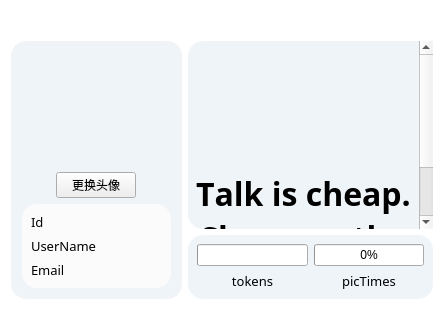
<?xml version="1.0" encoding="UTF-8"?>
<ui version="4.0">
 <class>UserInfoWindow</class>
 <widget class="QWidget" name="UserInfoWindow">
  <property name="geometry">
   <rect>
    <x>0</x>
    <y>0</y>
    <width>444</width>
    <height>310</height>
   </rect>
  </property>
  <property name="windowTitle">
   <string>Form</string>
  </property>
  <property name="styleSheet">
   <string notr="true">#UserInfoWindow {
background-color: white;
}

/* 左frame */
#left_frame {
border: 2px solid #f2f3f6;
border-radius: 15px;
background-color: #eff4f9;
}
/* 用户信息frame */
#info_frame {
border-radius: 15px;
background-color: #fbfbfc;
}
#info_frame:hover {
border: 2px solid #009faa;
}
/* 显示用户剩余的token和picTimes的frame */
#sub_info_frame {
border-radius: 15px;
background-color: #eff4f9;
}
#sub_info_frame:hover {
border: 2px solid #009faa;
}
/* 个性化签名frame */
#textBrowser {
border-radius: 15px;
background-color: #eff4f9;
}</string>
  </property>
  <layout class="QVBoxLayout" name="verticalLayout_2">
   <item>
    <spacer name="horizontalSpacer_3">
     <property name="orientation">
      <enum>Qt::Horizontal</enum>
     </property>
     <property name="sizeHint" stdset="0">
      <size>
       <width>40</width>
       <height>30</height>
      </size>
     </property>
    </spacer>
   </item>
   <item>
    <layout class="QHBoxLayout" name="horizontalLayout_2">
     <item>
      <layout class="QVBoxLayout" name="verticalLayout_3">
       <item>
        <widget class="QFrame" name="left_frame">
         <property name="frameShape">
          <enum>QFrame::StyledPanel</enum>
         </property>
         <property name="frameShadow">
          <enum>QFrame::Raised</enum>
         </property>
         <layout class="QVBoxLayout" name="verticalLayout_4">
          <item>
           <layout class="QHBoxLayout" name="horizontalLayout_3">
            <item>
             <spacer name="horizontalSpacer_2">
              <property name="orientation">
               <enum>Qt::Horizontal</enum>
              </property>
              <property name="sizeHint" stdset="0">
               <size>
                <width>40</width>
                <height>20</height>
               </size>
              </property>
             </spacer>
            </item>
            <item>
             <spacer name="verticalSpacer_2">
              <property name="orientation">
               <enum>Qt::Vertical</enum>
              </property>
              <property name="sizeHint" stdset="0">
               <size>
                <width>20</width>
                <height>40</height>
               </size>
              </property>
             </spacer>
            </item>
            <item>
             <widget class="AvatarWidget" name="avatar"/>
            </item>
            <item>
             <spacer name="verticalSpacer">
              <property name="orientation">
               <enum>Qt::Vertical</enum>
              </property>
              <property name="sizeHint" stdset="0">
               <size>
                <width>20</width>
                <height>40</height>
               </size>
              </property>
             </spacer>
            </item>
            <item>
             <spacer name="horizontalSpacer">
              <property name="orientation">
               <enum>Qt::Horizontal</enum>
              </property>
              <property name="sizeHint" stdset="0">
               <size>
                <width>40</width>
                <height>20</height>
               </size>
              </property>
             </spacer>
            </item>
           </layout>
          </item>
          <item>
           <layout class="QHBoxLayout" name="horizontalLayout">
            <item>
             <spacer name="horizontalSpacer_4">
              <property name="orientation">
               <enum>Qt::Horizontal</enum>
              </property>
              <property name="sizeHint" stdset="0">
               <size>
                <width>40</width>
                <height>20</height>
               </size>
              </property>
             </spacer>
            </item>
            <item>
             <widget class="PushButton" name="change_avatar_button">
              <property name="text">
               <string>更换头像</string>
              </property>
             </widget>
            </item>
            <item>
             <spacer name="horizontalSpacer_5">
              <property name="orientation">
               <enum>Qt::Horizontal</enum>
              </property>
              <property name="sizeHint" stdset="0">
               <size>
                <width>40</width>
                <height>20</height>
               </size>
              </property>
             </spacer>
            </item>
           </layout>
          </item>
          <item>
           <layout class="QVBoxLayout" name="verticalLayout_5">
            <item>
             <widget class="QFrame" name="info_frame">
              <property name="frameShape">
               <enum>QFrame::StyledPanel</enum>
              </property>
              <property name="frameShadow">
               <enum>QFrame::Raised</enum>
              </property>
              <layout class="QVBoxLayout" name="verticalLayout_7">
               <item>
                <widget class="QLabel" name="id_label">
                 <property name="font">
                  <font>
                   <family>微软雅黑</family>
                   <pointsize>10</pointsize>
                  </font>
                 </property>
                 <property name="text">
                  <string>Id</string>
                 </property>
                </widget>
               </item>
               <item>
                <widget class="QLabel" name="user_name_label">
                 <property name="font">
                  <font>
                   <family>微软雅黑</family>
                   <pointsize>10</pointsize>
                  </font>
                 </property>
                 <property name="text">
                  <string>UserName</string>
                 </property>
                </widget>
               </item>
               <item>
                <widget class="QLabel" name="email_label">
                 <property name="font">
                  <font>
                   <family>微软雅黑</family>
                   <pointsize>10</pointsize>
                  </font>
                 </property>
                 <property name="text">
                  <string>Email</string>
                 </property>
                </widget>
               </item>
              </layout>
             </widget>
            </item>
           </layout>
          </item>
         </layout>
        </widget>
       </item>
      </layout>
     </item>
     <item>
      <layout class="QVBoxLayout" name="verticalLayout">
       <item>
        <layout class="QVBoxLayout" name="verticalLayout_6">
         <item>
          <widget class="QTextBrowser" name="textBrowser">
           <property name="font">
            <font>
             <family>微软雅黑</family>
             <pointsize>12</pointsize>
             <weight>50</weight>
             <bold>false</bold>
            </font>
           </property>
           <property name="html">
            <string>&lt;!DOCTYPE HTML PUBLIC &quot;-//W3C//DTD HTML 4.0//EN&quot; &quot;http://www.w3.org/TR/REC-html40/strict.dtd&quot;&gt;
&lt;html&gt;&lt;head&gt;&lt;meta name=&quot;qrichtext&quot; content=&quot;1&quot; /&gt;&lt;style type=&quot;text/css&quot;&gt;
p, li { white-space: pre-wrap; }
&lt;/style&gt;&lt;/head&gt;&lt;body style=&quot; font-family:'微软雅黑'; font-size:12pt; font-weight:400; font-style:normal;&quot;&gt;
&lt;h1 align=&quot;center&quot; style=&quot;-qt-paragraph-type:empty; margin-top:18px; margin-bottom:12px; margin-left:0px; margin-right:0px; -qt-block-indent:0; text-indent:0px; font-family:'SimSun'; font-size:9pt; font-weight:600;&quot;&gt;&lt;br /&gt;&lt;/h1&gt;
&lt;h1 align=&quot;center&quot; style=&quot;-qt-paragraph-type:empty; margin-top:18px; margin-bottom:12px; margin-left:0px; margin-right:0px; -qt-block-indent:0; text-indent:0px; font-family:'SimSun'; font-size:9pt; font-weight:600;&quot;&gt;&lt;br /&gt;&lt;/h1&gt;
&lt;h1 align=&quot;center&quot; style=&quot; margin-top:18px; margin-bottom:12px; margin-left:0px; margin-right:0px; -qt-block-indent:0; text-indent:0px;&quot;&gt;&lt;a name=&quot;articleContentId&quot;&gt;&lt;/a&gt;&lt;span style=&quot; font-family:'SimSun'; font-size:9pt; font-weight:600;&quot;&gt;T&lt;/span&gt;&lt;span style=&quot; font-family:'SimSun'; font-size:9pt; font-weight:600;&quot;&gt;alk is cheap. Show me the code&lt;/span&gt;&lt;/h1&gt;&lt;/body&gt;&lt;/html&gt;</string>
           </property>
          </widget>
         </item>
        </layout>
       </item>
       <item>
        <layout class="QHBoxLayout" name="horizontalLayout_5">
         <item>
          <widget class="QFrame" name="sub_info_frame">
           <property name="frameShape">
            <enum>QFrame::StyledPanel</enum>
           </property>
           <property name="frameShadow">
            <enum>QFrame::Raised</enum>
           </property>
           <layout class="QHBoxLayout" name="horizontalLayout_6">
            <item>
             <layout class="QVBoxLayout" name="verticalLayout_8">
              <item>
               <widget class="ProgressRing" name="tokens_info">
                <property name="textVisible">
                 <bool>true</bool>
                </property>
                <property name="textDirection">
                 <enum>QProgressBar::TopToBottom</enum>
                </property>
               </widget>
              </item>
              <item>
               <widget class="QLabel" name="label">
                <property name="font">
                 <font>
                  <family>微软雅黑</family>
                  <pointsize>10</pointsize>
                 </font>
                </property>
                <property name="text">
                 <string>tokens</string>
                </property>
                <property name="alignment">
                 <set>Qt::AlignCenter</set>
                </property>
               </widget>
              </item>
             </layout>
            </item>
            <item>
             <layout class="QVBoxLayout" name="verticalLayout_9">
              <item>
               <widget class="ProgressRing" name="picTimes_info">
                <property name="value">
                 <number>0</number>
                </property>
                <property name="textVisible">
                 <bool>true</bool>
                </property>
                <property name="useAni">
                 <bool>true</bool>
                </property>
                <property name="val">
                 <double>0.000000000000000</double>
                </property>
               </widget>
              </item>
              <item>
               <widget class="QLabel" name="label_2">
                <property name="font">
                 <font>
                  <family>微软雅黑</family>
                  <pointsize>10</pointsize>
                 </font>
                </property>
                <property name="text">
                 <string>picTimes</string>
                </property>
                <property name="alignment">
                 <set>Qt::AlignCenter</set>
                </property>
               </widget>
              </item>
             </layout>
            </item>
           </layout>
          </widget>
         </item>
        </layout>
       </item>
      </layout>
     </item>
    </layout>
   </item>
  </layout>
 </widget>
 <customwidgets>
  <customwidget>
   <class>PushButton</class>
   <extends>QPushButton</extends>
   <header>qfluentwidgets</header>
  </customwidget>
  <customwidget>
   <class>ImageLabel</class>
   <extends>QLabel</extends>
   <header>qfluentwidgets</header>
  </customwidget>
  <customwidget>
   <class>AvatarWidget</class>
   <extends>ImageLabel</extends>
   <header>qfluentwidgets</header>
  </customwidget>
  <customwidget>
   <class>ProgressBar</class>
   <extends>QProgressBar</extends>
   <header>qfluentwidgets</header>
  </customwidget>
  <customwidget>
   <class>ProgressRing</class>
   <extends>ProgressBar</extends>
   <header>qfluentwidgets</header>
  </customwidget>
 </customwidgets>
 <resources/>
 <connections/>
</ui>
